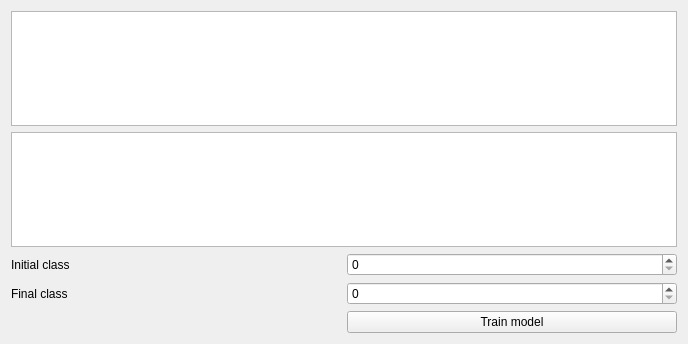
<?xml version="1.0" encoding="UTF-8"?>
<ui version="4.0">
 <class>Widget</class>
 <widget class="QWidget" name="Widget">
  <property name="geometry">
   <rect>
    <x>0</x>
    <y>0</y>
    <width>688</width>
    <height>344</height>
   </rect>
  </property>
  <property name="windowTitle">
   <string/>
  </property>
  <layout class="QGridLayout" name="gridLayout">
   <item row="0" column="0" colspan="2">
    <widget class="MolusceTableWidget" name="tblMatrix"/>
   </item>
   <item row="1" column="0" colspan="2">
    <widget class="MolusceTableWidget" name="tblWeights"/>
   </item>
   <item row="2" column="0">
    <widget class="QLabel" name="label">
     <property name="text">
      <string>Initial class</string>
     </property>
    </widget>
   </item>
   <item row="2" column="1">
    <widget class="QSpinBox" name="spnInitialClass"/>
   </item>
   <item row="3" column="0">
    <widget class="QLabel" name="label_2">
     <property name="text">
      <string>Final class</string>
     </property>
    </widget>
   </item>
   <item row="3" column="1">
    <widget class="QSpinBox" name="spnFinalClass"/>
   </item>
   <item row="4" column="1">
    <widget class="QPushButton" name="btnTrainModel">
     <property name="text">
      <string>Train model</string>
     </property>
    </widget>
   </item>
  </layout>
 </widget>
 <customwidgets>
  <customwidget>
   <class>MolusceTableWidget</class>
   <extends>QTableWidget</extends>
   <header>molusce.moluscetablewidget</header>
  </customwidget>
 </customwidgets>
 <resources/>
 <connections/>
</ui>
